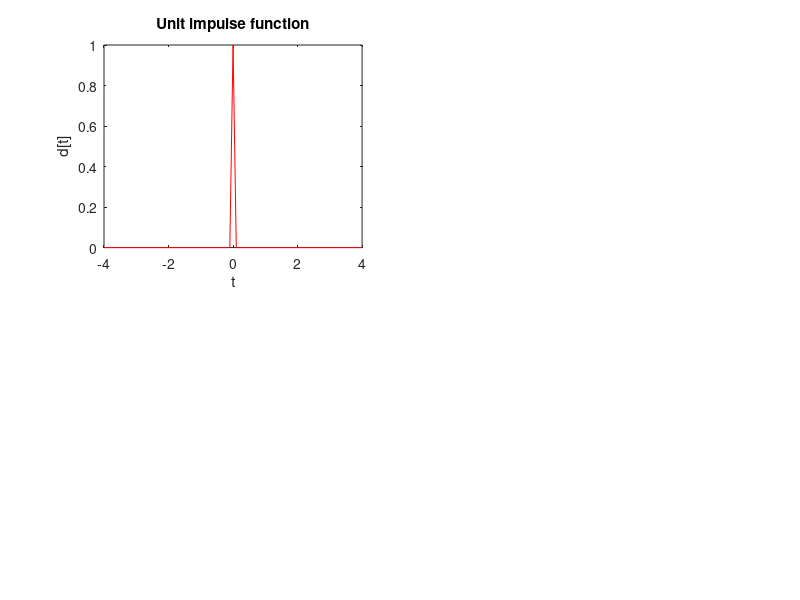

Recreate this plot in MATLAB.
n = 4;
t = -n:0.1:n;
impulse = t == 0;
subplot(2,2,1);
plot(t,impulse,'r')
ylabel('d[t]');
xlabel('t');
title('Unit impulse function');
